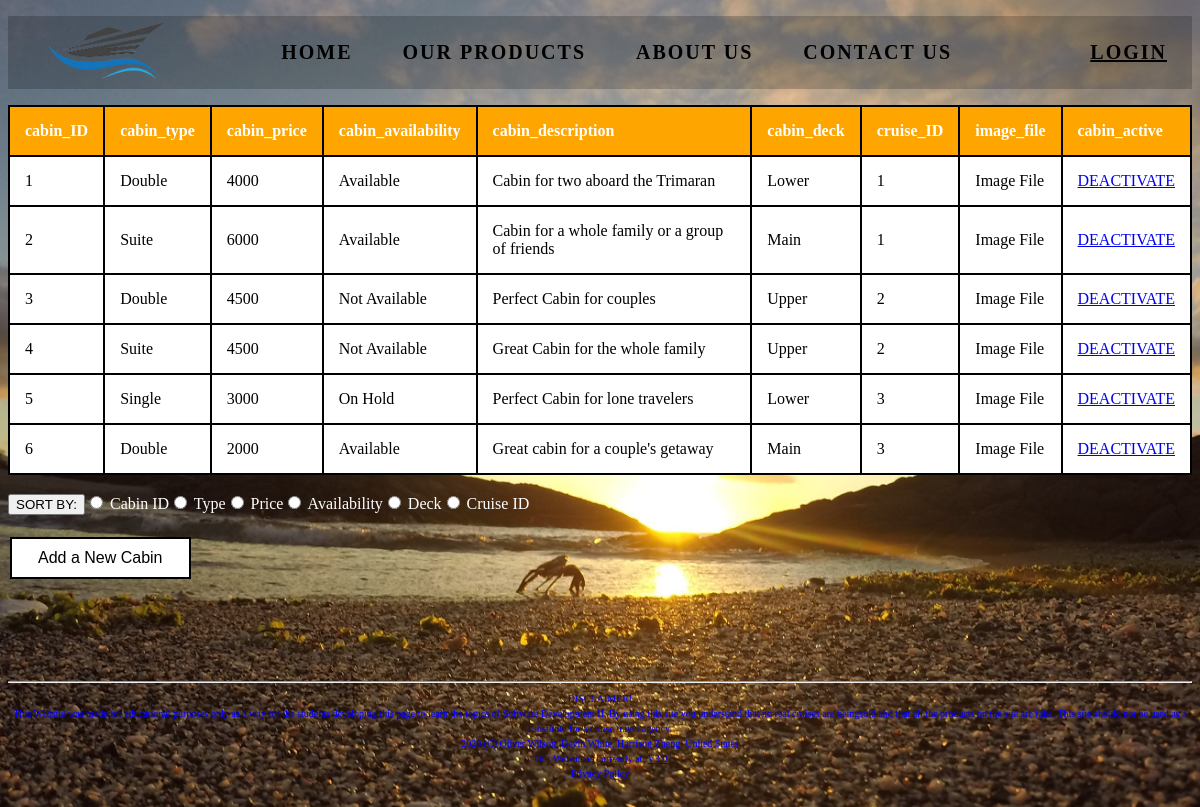
Page /HTML/AdminCabinTable.php on the committed database.
### tables this page shows
CREATE TABLE T18_Cabins (
    cabin_ID INT(100) PRIMARY KEY auto_increment,
    cabin_type ENUM("Single", "Double", "Suite"),
    cabin_price INT,
    cabin_availability ENUM("Available", "Not Available", "On Hold") NOT NULL,
    cabin_description VARCHAR(100),
    cabin_deck ENUM("Main", "Lower", "Upper"),
    cruise_ID INT(100),  
    image_file VARCHAR(100) DEFAULT "Image File",
    cabin_active ENUM("Y", "N") NOT NULL DEFAULT "Y"  
);

### HTML/AdminCabinTable.php (the view, shortened to what this page needs)
<!DOCTYPE html>
<html lang="en">
<head>
</head>
<body style = "background-color: lightgray;">
<?php
	require "SCnavbar.php";
	require ("../connect_db.php");
	echo "<table border = 1>";
		echo "<tr>";
	$table = "T18_Cabins";
	$q = "EXPLAIN $table";
	$r = mysqli_query($dbc, $q);
	if (isset($_POST['sort'])) {
		$sort_type = $_POST['sort'];
	}
	else {
		$sort_type = "cabin_ID";
	}
	if ($r) {
		while ($row=mysqli_fetch_array($r, MYSQLI_NUM)) {
			echo "<TH>" . $row[0] . "</TH>";
		}
		echo "</tr>";
	}
	else {
		echo "<p>" . mysqli_error($dbc) . "</p>";
	}
	$q = "SELECT * FROM $table
			WHERE cabin_active='Y'
			ORDER BY $sort_type";
	$r = mysqli_query($dbc, $q);
		echo "<tr>";
	if ($r) {
		while ($row = mysqli_fetch_array($r, MYSQLI_NUM)) {
			for ($x = 0; $x < 9; $x++) {
				if ($x == 8) {
					echo "<td> <a href='DeleteCabinRow.php?cabin_ID=" . $row[0] . "'> DEACTIVATE </a> </td>";
					break;
				}
				echo "<td>" . $row[$x] . "</td>";
			}
			echo "</tr>";
		}
	}
	echo "</table>";
	echo "<form style = 'color: white;' action = 'AdminCabinTable.php' method = 'POST'>";
		echo "<br> <input type = 'submit' value = 'SORT BY:'>";
		echo "<input type = 'radio' name = 'sort' value = 'cabin_ID'>				Cabin ID";
		echo "<input type = 'radio' name = 'sort' value = 'cabin_type'>				Type";
		echo "<input type = 'radio' name = 'sort' value = 'cabin_price'>			Price";
		echo "<input type = 'radio' name = 'sort' value = 'cabin_availability'> 	Availability";
		echo "<input type = 'radio' name = 'sort' value = 'cabin_deck'>				Deck";
		echo "<input type = 'radio' name = 'sort' value = 'cruise_ID'>				Cruise ID";
	echo "</form>";
	echo "<br><form action='AddRowCabin.php'>";
		echo "<button class='button button1' onclick=> Add a New Cabin </button>";
	echo "</form>";
	echo "<br><br><br><br><br>";
	echo "<hr>";
	include "SCfooter.php";
	echo "<br>";
?>
</body>
</html>

### HTML/SCnavbar.php (shortened to what this page needs)
<?php
	echo "<div class=\"header\">";
		echo "<ul>";
			echo "<li style='float: left;'><img src='Logo.png'></li>";
			echo "<li><a href='HomePage.php'>Home</a></li>";
			echo "<li><a href='HomePage.php'>Our Products</a></li>";
			echo "<li><a href='AboutUs.php'>About Us</a></li>";
			echo "<li><a href='ContactUs.php'>Contact Us</a></li>";
			echo "<li style='float: right;'><a href='Admin.php'> <u>Login</u> </a></li>";
		echo "</ul>";
	echo "</div>";
?>

### HTML/SCfooter.php (shortened to what this page needs)
<?php
	echo "<footer style='font-size: 12px; text-align: center; color: blue;'> <small> DISCLAIMER! <br> This Website was made for educational purposes only as a way for the students developing this page to learn";
				echo " the topics of Software Development II. By using this site you understand that no real cruises are being";
				echo "sold and that all the products on the site are fake. This site should not be used as a substitute for a cruise travel agency.";
				echo "<br>";
				echo "2020 (C) " . FILE_AUTHOR . ", United States";
				echo "<br> This Website is currently at: <a href='Change.php'> V3.0 </a>";
				echo "<br>  Privacy Policy";
	echo "</footer>";
?>

### HTML/AdminCabinTable.php (style rules this page uses)
body { background: url(Crab.jpg) no-repeat; background-size: cover; height: 100vh; background-position: center; }
img { size: cover; position: center; height: 60px; width: 120px; margin-top: 5px; margin-bottom: -50px; }
table, td { margin-right:auto; margin-left: auto; border:2px solid black; border-collapse:collapse; padding: 15px; text-align: left; background-color: white; }
th { margin-right:auto; margin-left: auto; border:2px solid black; border-collapse:collapse; padding: 15px; text-align: left; background-color: orange; color:white; }
.button { border: none; color: white; padding: 10px 26px; text-align: center; text-decoration: none; display: inline-block; font-size: 16px; margin: 4px 2px; transition-duration: 0.4s; cursor: pointer; }
.button1 { background-color: white; color: black; border: 2px solid black; }

### rows in the picture
t18_cabins: cabin_ID "1", cabin_type "Double", cabin_price "4000", cabin_availability "Available", cabin_description "Cabin for two aboard the Trimaran", cabin_deck "Lower", cruise_ID "1", image_file "Image File"
t18_cabins: cabin_ID "2", cabin_type "Suite", cabin_price "6000", cabin_availability "Available", cabin_description "Cabin for a whole family or a group of friends", cabin_deck "Main", cruise_ID "1", image_file "Image File"
t18_cabins: cabin_ID "3", cabin_type "Double", cabin_price "4500", cabin_availability "Not Available", cabin_description "Perfect Cabin for couples", cabin_deck "Upper", cruise_ID "2", image_file "Image File"
t18_cabins: cabin_ID "4", cabin_type "Suite", cabin_price "4500", cabin_availability "Not Available", cabin_description "Great Cabin for the whole family", cabin_deck "Upper", cruise_ID "2", image_file "Image File"
t18_cabins: cabin_ID "5", cabin_type "Single", cabin_price "3000", cabin_availability "On Hold", cabin_description "Perfect Cabin for lone travelers", cabin_deck "Lower", cruise_ID "3", image_file "Image File"
t18_cabins: cabin_ID "6", cabin_type "Double", cabin_price "2000", cabin_availability "Available", cabin_description "Great cabin for a couple's getaway", cabin_deck "Main", cruise_ID "3", image_file "Image File"

### other values in the picture
$row[0] "cabin_ID"
$row[0] "cabin_type"
$row[0] "cabin_price"
$row[0] "cabin_availability"
$row[0] "cabin_description"
$row[0] "cabin_deck"
$row[0] "cruise_ID"
$row[0] "image_file"
$row[0] "cabin_active"
FILE_AUTHOR "Oliver Wilson, Devin White, Harrison Zheng"
